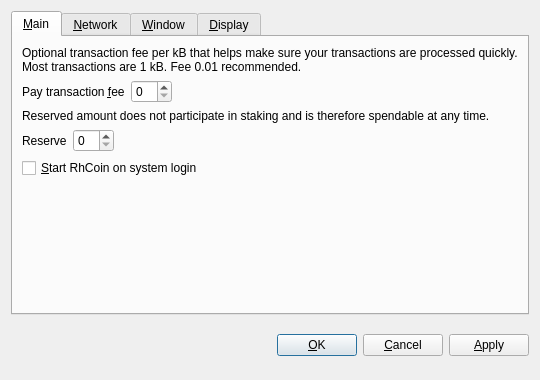
<?xml version="1.0" encoding="UTF-8"?>
<ui version="4.0">
 <class>OptionsDialog</class>
 <widget class="QDialog" name="OptionsDialog">
  <property name="geometry">
   <rect>
    <x>0</x>
    <y>0</y>
    <width>540</width>
    <height>380</height>
   </rect>
  </property>
  <property name="windowTitle">
   <string>Options</string>
  </property>
  <property name="modal">
   <bool>true</bool>
  </property>
  <layout class="QVBoxLayout" name="verticalLayout">
   <item>
    <widget class="QTabWidget" name="tabWidget">
     <property name="tabPosition">
      <enum>QTabWidget::North</enum>
     </property>
     <property name="currentIndex">
      <number>0</number>
     </property>
     <widget class="QWidget" name="tabMain">
      <attribute name="title">
       <string>&amp;Main</string>
      </attribute>
      <layout class="QVBoxLayout" name="verticalLayout_Main">
       <item>
        <widget class="QLabel" name="transactionFeeInfoLabel">
         <property name="text">
          <string>Optional transaction fee per kB that helps make sure your transactions are processed quickly. Most transactions are 1 kB. Fee 0.01 recommended.</string>
         </property>
         <property name="textFormat">
          <enum>Qt::PlainText</enum>
         </property>
         <property name="wordWrap">
          <bool>true</bool>
         </property>
        </widget>
       </item>
       <item>
        <layout class="QHBoxLayout" name="horizontalLayoutFee">
         <item>
          <widget class="QLabel" name="transactionFeeLabel">
           <property name="text">
            <string>Pay transaction &amp;fee</string>
           </property>
           <property name="textFormat">
            <enum>Qt::PlainText</enum>
           </property>
           <property name="buddy">
            <cstring>transactionFee</cstring>
           </property>
          </widget>
         </item>
         <item>
          <widget class="BitcoinAmountField" name="transactionFee"/>
         </item>
         <item>
          <spacer name="horizontalSpacerFee">
           <property name="orientation">
            <enum>Qt::Horizontal</enum>
           </property>
           <property name="sizeHint" stdset="0">
            <size>
             <width>40</width>
             <height>20</height>
            </size>
           </property>
          </spacer>
         </item>
        </layout>
       </item>
       <item>
        <widget class="QLabel" name="reserveBalanceInfoLabel">
         <property name="text">
          <string>Reserved amount does not participate in staking and is therefore spendable at any time.</string>
         </property>
         <property name="textFormat">
          <enum>Qt::PlainText</enum>
         </property>
         <property name="wordWrap">
          <bool>true</bool>
         </property>
        </widget>
       </item>
       <item>
        <layout class="QHBoxLayout" name="horizontalLayoutReserveBalance">
         <item>
          <widget class="QLabel" name="reserveBalanceLabel">
           <property name="text">
            <string>Reserve</string>
           </property>
           <property name="textFormat">
            <enum>Qt::PlainText</enum>
           </property>
           <property name="buddy">
            <cstring>reserveBalance</cstring>
           </property>
          </widget>
         </item>
         <item>
          <widget class="BitcoinAmountField" name="reserveBalance"/>
         </item>
         <item>
          <spacer name="horizontalSpacerReserveBalance">
           <property name="orientation">
            <enum>Qt::Horizontal</enum>
           </property>
           <property name="sizeHint" stdset="0">
            <size>
             <width>40</width>
             <height>20</height>
            </size>
           </property>
          </spacer>
         </item>
        </layout>
       </item>
       <item>
        <widget class="QCheckBox" name="bitcoinAtStartup">
         <property name="toolTip">
          <string>Automatically start RhCoin after logging in to the system.</string>
         </property>
         <property name="text">
          <string>&amp;Start RhCoin on system login</string>
         </property>
        </widget>
       </item>
       <item>
        <spacer name="verticalSpacer_Main">
         <property name="orientation">
          <enum>Qt::Vertical</enum>
         </property>
         <property name="sizeHint" stdset="0">
          <size>
           <width>20</width>
           <height>40</height>
          </size>
         </property>
        </spacer>
       </item>
      </layout>
     </widget>
     <widget class="QWidget" name="tabNetwork">
      <attribute name="title">
       <string>&amp;Network</string>
      </attribute>
      <layout class="QVBoxLayout" name="verticalLayout_Network">
       <item>
        <widget class="QCheckBox" name="mapPortUpnp">
         <property name="toolTip">
          <string>Automatically open the RhCoin client port on the router. This only works when your router supports UPnP and it is enabled.</string>
         </property>
         <property name="text">
          <string>Map port using &amp;UPnP</string>
         </property>
        </widget>
       </item>
       <item>
        <widget class="QCheckBox" name="connectSocks">
         <property name="toolTip">
          <string>Connect to the RhCoin network through a SOCKS proxy (e.g. when connecting through Tor).</string>
         </property>
         <property name="text">
          <string>&amp;Connect through SOCKS proxy:</string>
         </property>
        </widget>
       </item>
       <item>
        <layout class="QHBoxLayout" name="horizontalLayout_Network">
         <item>
          <widget class="QLabel" name="proxyIpLabel">
           <property name="text">
            <string>Proxy &amp;IP:</string>
           </property>
           <property name="textFormat">
            <enum>Qt::PlainText</enum>
           </property>
           <property name="buddy">
            <cstring>proxyIp</cstring>
           </property>
          </widget>
         </item>
         <item>
          <widget class="QValidatedLineEdit" name="proxyIp">
           <property name="maximumSize">
            <size>
             <width>140</width>
             <height>16777215</height>
            </size>
           </property>
           <property name="toolTip">
            <string>IP address of the proxy (e.g. 127.0.0.1)</string>
           </property>
          </widget>
         </item>
         <item>
          <widget class="QLabel" name="proxyPortLabel">
           <property name="text">
            <string>&amp;Port:</string>
           </property>
           <property name="textFormat">
            <enum>Qt::PlainText</enum>
           </property>
           <property name="buddy">
            <cstring>proxyPort</cstring>
           </property>
          </widget>
         </item>
         <item>
          <widget class="QLineEdit" name="proxyPort">
           <property name="maximumSize">
            <size>
             <width>55</width>
             <height>16777215</height>
            </size>
           </property>
           <property name="toolTip">
            <string>Port of the proxy (e.g. 9050)</string>
           </property>
          </widget>
         </item>
         <item>
          <widget class="QLabel" name="socksVersionLabel">
           <property name="text">
            <string>SOCKS &amp;Version:</string>
           </property>
           <property name="textFormat">
            <enum>Qt::PlainText</enum>
           </property>
           <property name="buddy">
            <cstring>socksVersion</cstring>
           </property>
          </widget>
         </item>
         <item>
          <widget class="QValueComboBox" name="socksVersion">
           <property name="toolTip">
            <string>SOCKS version of the proxy (e.g. 5)</string>
           </property>
          </widget>
         </item>
         <item>
          <spacer name="horizontalSpacer_Network">
           <property name="orientation">
            <enum>Qt::Horizontal</enum>
           </property>
           <property name="sizeHint" stdset="0">
            <size>
             <width>40</width>
             <height>20</height>
            </size>
           </property>
          </spacer>
         </item>
        </layout>
       </item>
       <item>
        <spacer name="verticalSpacer_Network">
         <property name="orientation">
          <enum>Qt::Vertical</enum>
         </property>
         <property name="sizeHint" stdset="0">
          <size>
           <width>20</width>
           <height>40</height>
          </size>
         </property>
        </spacer>
       </item>
      </layout>
     </widget>
     <widget class="QWidget" name="tabWindow">
      <attribute name="title">
       <string>&amp;Window</string>
      </attribute>
      <layout class="QVBoxLayout" name="verticalLayout_Window">
       <item>
        <widget class="QCheckBox" name="minimizeToTray">
         <property name="toolTip">
          <string>Show only a tray icon after minimizing the window.</string>
         </property>
         <property name="text">
          <string>&amp;Minimize to the tray instead of the taskbar</string>
         </property>
        </widget>
       </item>
       <item>
        <widget class="QCheckBox" name="minimizeOnClose">
         <property name="toolTip">
          <string>Minimize instead of exit the application when the window is closed. When this option is enabled, the application will be closed only after selecting Quit in the menu.</string>
         </property>
         <property name="text">
          <string>M&amp;inimize on close</string>
         </property>
        </widget>
       </item>
       <item>
        <spacer name="verticalSpacer_Window">
         <property name="orientation">
          <enum>Qt::Vertical</enum>
         </property>
         <property name="sizeHint" stdset="0">
          <size>
           <width>20</width>
           <height>40</height>
          </size>
         </property>
        </spacer>
       </item>
      </layout>
     </widget>
     <widget class="QWidget" name="tabDisplay">
      <attribute name="title">
       <string>&amp;Display</string>
      </attribute>
      <layout class="QVBoxLayout" name="verticalLayout_Display">
       <item>
        <layout class="QHBoxLayout" name="horizontalLayout_1_Display">
         <item>
          <widget class="QLabel" name="langLabel">
           <property name="text">
            <string>User Interface &amp;language:</string>
           </property>
           <property name="textFormat">
            <enum>Qt::PlainText</enum>
           </property>
           <property name="buddy">
            <cstring>lang</cstring>
           </property>
          </widget>
         </item>
         <item>
          <widget class="QValueComboBox" name="lang">
           <property name="toolTip">
            <string>The user interface language can be set here. This setting will take effect after restarting RhCoin.</string>
           </property>
          </widget>
         </item>
        </layout>
       </item>
       <item>
        <layout class="QHBoxLayout" name="horizontalLayout_2_Display">
         <item>
          <widget class="QLabel" name="unitLabel">
           <property name="text">
            <string>&amp;Unit to show amounts in:</string>
           </property>
           <property name="textFormat">
            <enum>Qt::PlainText</enum>
           </property>
           <property name="buddy">
            <cstring>unit</cstring>
           </property>
          </widget>
         </item>
         <item>
          <widget class="QValueComboBox" name="unit">
           <property name="toolTip">
            <string>Choose the default subdivision unit to show in the interface and when sending coins.</string>
           </property>
          </widget>
         </item>
        </layout>
       </item>
       <item>
        <widget class="QCheckBox" name="displayAddresses">
         <property name="toolTip">
          <string>Whether to show RhCoin addresses in the transaction list or not.</string>
         </property>
         <property name="text">
          <string>&amp;Display addresses in transaction list</string>
         </property>
        </widget>
       </item>
       <item>
        <widget class="QCheckBox" name="coinControlFeatures">
         <property name="toolTip">
          <string>Whether to show coin control features or not.</string>
         </property>
         <property name="text">
          <string>Display coin &amp;control features (experts only!)</string>
         </property>
        </widget>
       </item>
       <item>
        <spacer name="verticalSpacer_Display">
         <property name="orientation">
          <enum>Qt::Vertical</enum>
         </property>
         <property name="sizeHint" stdset="0">
          <size>
           <width>20</width>
           <height>40</height>
          </size>
         </property>
        </spacer>
       </item>
      </layout>
     </widget>
    </widget>
   </item>
   <item>
    <layout class="QHBoxLayout" name="horizontalLayout_Buttons">
     <item>
      <spacer name="horizontalSpacer_1">
       <property name="orientation">
        <enum>Qt::Horizontal</enum>
       </property>
       <property name="sizeHint" stdset="0">
        <size>
         <width>40</width>
         <height>48</height>
        </size>
       </property>
      </spacer>
     </item>
     <item>
      <widget class="QLabel" name="statusLabel">
       <property name="font">
        <font>
         <weight>75</weight>
         <bold>true</bold>
        </font>
       </property>
       <property name="text">
        <string/>
       </property>
       <property name="textFormat">
        <enum>Qt::PlainText</enum>
       </property>
       <property name="wordWrap">
        <bool>true</bool>
       </property>
      </widget>
     </item>
     <item>
      <spacer name="horizontalSpacer_2">
       <property name="orientation">
        <enum>Qt::Horizontal</enum>
       </property>
       <property name="sizeHint" stdset="0">
        <size>
         <width>40</width>
         <height>48</height>
        </size>
       </property>
      </spacer>
     </item>
     <item>
      <widget class="QPushButton" name="okButton">
       <property name="text">
        <string>&amp;OK</string>
       </property>
      </widget>
     </item>
     <item>
      <widget class="QPushButton" name="cancelButton">
       <property name="text">
        <string>&amp;Cancel</string>
       </property>
       <property name="autoDefault">
        <bool>false</bool>
       </property>
      </widget>
     </item>
     <item>
      <widget class="QPushButton" name="applyButton">
       <property name="text">
        <string>&amp;Apply</string>
       </property>
       <property name="autoDefault">
        <bool>false</bool>
       </property>
      </widget>
     </item>
    </layout>
   </item>
  </layout>
 </widget>
 <customwidgets>
  <customwidget>
   <class>BitcoinAmountField</class>
   <extends>QSpinBox</extends>
   <header>bitcoinamountfield.h</header>
  </customwidget>
  <customwidget>
   <class>QValueComboBox</class>
   <extends>QComboBox</extends>
   <header>qvaluecombobox.h</header>
  </customwidget>
  <customwidget>
   <class>QValidatedLineEdit</class>
   <extends>QLineEdit</extends>
   <header>qvalidatedlineedit.h</header>
  </customwidget>
 </customwidgets>
 <resources/>
 <connections/>
</ui>
